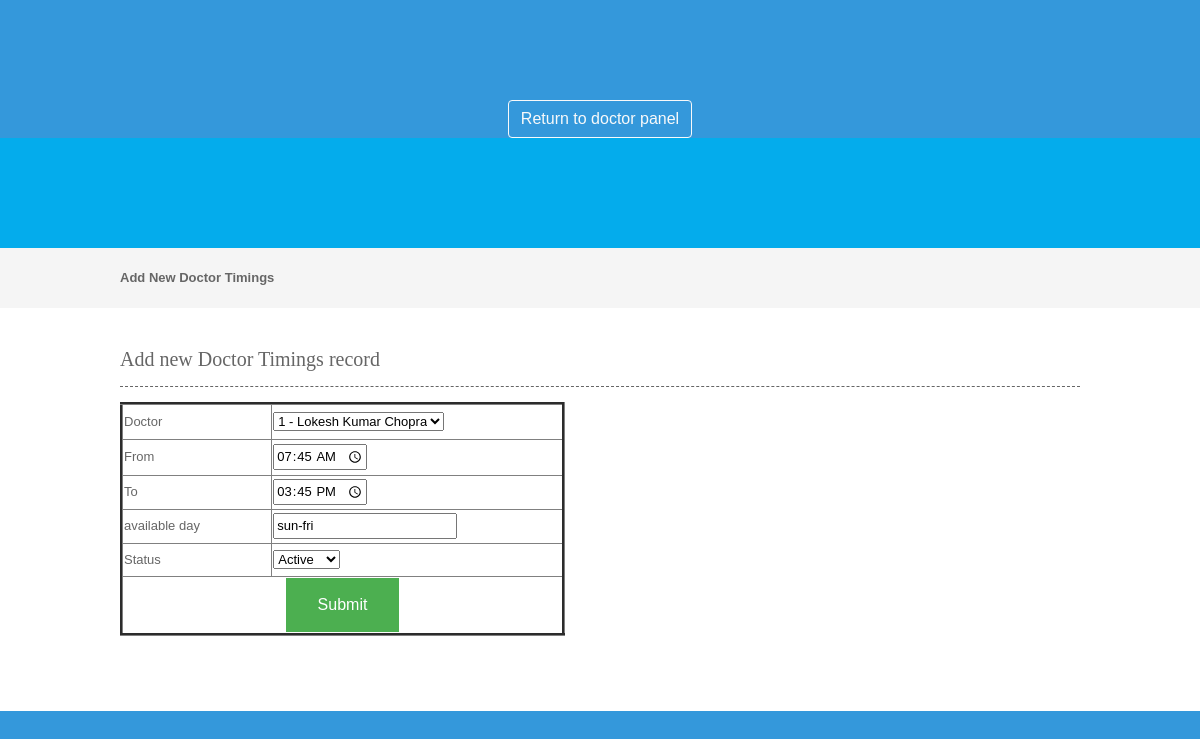
The page /doctortimings.php?editid=4 on the database its author committed.
### tables this page shows
CREATE TABLE IF NOT EXISTS `doctor_timings` (
  `doctor_timings_id` int(10) NOT NULL AUTO_INCREMENT,
  `doctorid` int(10) NOT NULL,
  `start_time` time NOT NULL,
  `end_time` time NOT NULL,
  `available_day` varchar(15) NOT NULL,
  `status` varchar(10) NOT NULL,
  PRIMARY KEY (`doctor_timings_id`),
  UNIQUE KEY `doctor_timings_id` (`doctor_timings_id`)
);

### doctortimings.php (the view, shortened to what this page needs)
<!DOCTYPE html>
<html lang="en">
  <head>
    <link rel="stylesheet" href="https://maxcdn.bootstrapcdn.com/bootstrap/4.0.0-beta/css/bootstrap.min.css">
  </head>
  <body style="background-color:#3498DB;color:white;padding-top:100px;text-align:center;">
    <a href="doctor-panel.php" class="btn btn-outline-light">Return to doctor panel</a>
  </body>
</html>
<center>
<?php
include("headers.php");
include("dbconnection.php");
if(isset($_GET[editid]))
{
	$sql="SELECT * FROM doctor_timings WHERE doctor_timings_id='$_GET[editid]' ";
	$qsql = mysqli_query($con,$sql);
	$rsedit = mysqli_fetch_array($qsql);
}
?>
<div class="wrapper col2">
  <div id="breadcrumb">
    <ul>
      <li class="first">Add New Doctor Timings</li></ul>
  </div>
</div>
<div class="wrapper col4">
  <div id="container">
    <h1>Add new Doctor Timings record</h1>
   <form method="post" action="" name="frmdocttimings" onSubmit="return validateform()">
    <table width="445" border="3">
      <tbody>
        <?php
		if(isset($_SESSION[doctorid]))
		{
			echo "<input type='hidden' name='select2' value='$_SESSION[doctorid]' >";
		}
		else
		{
		?>
        <tr>
          <td width="34%" height="36">Doctor</td>
          <td width="66%"><select name="select2" id="select2">
            <?php
          	$sqldoctor= "SELECT * FROM doctor WHERE status='Active'";
			$qsqldoctor = mysqli_query($con,$sqldoctor);
			while($rsdoctor = mysqli_fetch_array($qsqldoctor))
			{
				if($rsdoctor[doctorid] == $rsedit[doctorid])
				{
				echo "<option value='$rsdoctor[doctorid]' selected>$rsdoctor[doctorid] - $rsdoctor[doctorname]</option>";
				}
				else
				{
				echo "<option value='$rsdoctor[doctorid]'>$rsdoctor[doctorid] - $rsdoctor[doctorname]</option>";
				}
			}
		  ?>
          </select></td>
        </tr>
        <?php
		}
		?>
        <tr>
          <td height="36">From</td>
          <td><input type="time" name="ftime" id="ftime" value="<?php echo $rsedit[start_time]; ?>"></td>
        </tr>
        <tr>
          <td height="34">To</td>
          <td><input type="time" name="ttime" id="ttime"  value="<?php echo $rsedit[end_time]; ?>" ></td>
        </tr>
        <tr>
          <td height="34">available day</td>
          <td><input type="text" name="day" id="day"  value="<?php echo $rsedit[available_day]; ?>" required></td>
        </tr>
		<tr>
          <td height="33">Status</td>
          <td><select name="select" id="select">
          <?php
		  $arr = array("Active","Inactive");
		  foreach($arr as $val)
		  {
			   if($val == $rsedit[status])
			  {
			  echo "<option value='$val' selected>$val</option>";
			  }
			  else
			  {
				  echo "<option value='$val'>$val</option>";
			  }
		  }
		  ?>
           </select></td>
        </tr>
        <tr>
          <td height="36" colspan="2" align="center"><input type="submit" name="submit" id="submit" value="Submit" /></td>
        </tr>
      </tbody>
    </table>
    </form>
    <p>&nbsp;</p>
  </div>
</div>
</center>

### layout.css (style rules this page uses)
html { overflow-y:scroll; }
body { margin:0; padding:0; font-size:13px; font-family:verdana, Arial, Helvetica, sans-serif; color:#FFFFFF; background-color:#4F473A; }
a { outline:none; text-decoration:none; }
div.wrapper { display:block; width:100%; margin:0; text-align:left; }
.col2 { color:#666666; background-color:#F5F5F5; }
.col3, .col4 { color:#666666; background-color:#FFFFFF; }
#head, #gallery, #breadcrumb, #container, #footer { display:block; position:relative; width:960px; margin:0 auto; }
#breadcrumb { padding:20px 0; }
#breadcrumb ul { margin:0; padding:0; list-style:none; }
#breadcrumb ul li { display:inline; }
#breadcrumb ul li.first { font-weight:bold; }
#container { padding:40px 0; }
#container h1, #container h2, #container h3, #container h4, #container h5, #container h6 { margin:0 0 15px 0; padding:0 0 15px 0; line-height:normal; font-weight:normal; font-size:20px; font-family:Georgia, "Times New Roman", Times, serif; border-bottom:1px dashed #666666; }

### headers.php (style rules this page uses)
input[type=submit] { background-color: #4CAF50; border: none; cursor:pointer; color: white; padding: 15px 32px; text-align: center; text-decoration: none; display: inline-block; font-size: 16px; }

### rows shown on the page
doctor_timings: ftime "07:45:00", ttime "15:45:00", day "sun-fri", select "Active"

### other values the page prints
form field select2 "1 - Lokesh Kumar Chopra"
